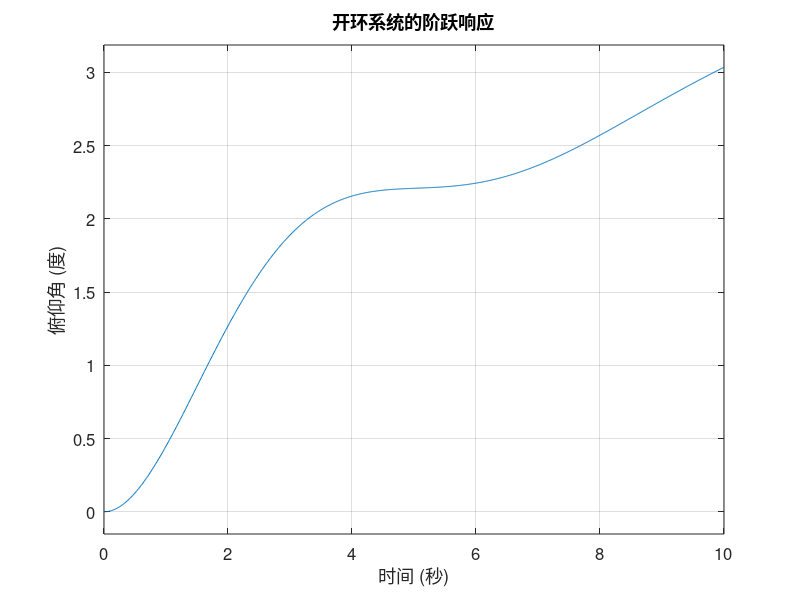
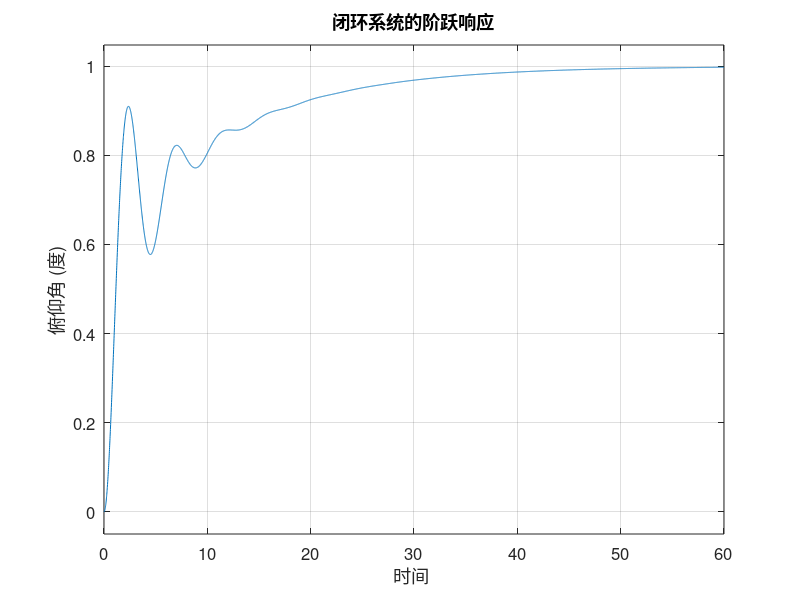

Recreate these plots in MATLAB, in order. (Note: this script raises an error after producing the figures.)
set(0,'defaultfigurecolor','w')
%% 定义传递函数和开环系统分析
% 定义传递函数
s = tf('s');
P_pitch = (1.151*s + 0.1774)/(s^3 + 0.739*s^2 + 0.921*s);

% 绘制开环系统的阶跃响应
t = 0:0.01:10;  % 时间向量
figure;
step(P_pitch, t);
ylabel('俯仰角 (度)');
xlabel('时间 (秒)');
title('开环系统的阶跃响应');
grid on;  % 增加网格便于观察
set(gca, 'FontSize', 12); % 增大字体，便于阅读

% 检查传递函数的极点
disp('开环系统的极点为:');
open_loop_poles = pole(P_pitch);
disp(open_loop_poles);
%% 闭环系统分析
% 定义闭环系统（单位反馈）
sys_cl = feedback(P_pitch, 1);

% 绘制闭环系统的阶跃响应
t = 0:0.01:60;  % 使用更长时间范围分析系统收敛特性
figure;
step(sys_cl, t);
ylabel('俯仰角 (度)');
xlabel('时间 ');
title('闭环系统的阶跃响应');
grid on;
set(gca, 'FontSize', 12);

% 检查闭环系统的极点
disp('闭环系统的极点为:');
closed_loop_poles = pole(sys_cl);
disp(closed_loop_poles);
%% 分解闭环系统传递函数
% 定义阶跃输入 R(s) = 1/s
R = 1/s;

% 分解闭环输出 Y(s)
Y = zpk(sys_cl * R);
disp('闭环系统输出传递函数的零极点增益形式:');
disp(Y);
% 部分分数展开
[r, p, k] = residue([1.151 0.1774], [1 0.739 2.072 0.1774 0]);

disp('部分分数展开的残差 (零点分布):');
disp(r);
disp('部分分数展开的极点:');
disp(p);
disp('多项式余项 (通常为空):');
disp(k);

% 提取复共轭极点部分
[num, den] = residue(r(1:2), p(1:2), k);
disp('复共轭极点部分的分子与分母:');
disp('分子:');
disp(num);
disp('分母:');
disp(den);

% 确定系统分量 A, B, C, D
disp('部分分数展开各分量:');
disp(['A = 1']);
disp(['B = -0.881']);
disp(['C = -0.5605']);
disp(['D = -0.4036']);

%% 求解闭环系统的时域响应
% 求解闭环系统的时域响应
syms s t
F = 1/s - 0.881/(s + 0.08805) - (0.5605*s + 0.4036)/(s^2 + 0.6509*s + 2.015);
y_t = ilaplace(F);

disp('闭环系统的时域响应 (解析表达式):');
disp(vpa(y_t, 4));  % 显示高精度表达式

%% 绘制闭环系统的时域响应曲线
% 定义时间向量
t3 = 0:0.1:70;

% 时域响应的计算
yy = 1 - (1121*exp(-(6509*t3)/20000).*(cos((763632919^(1/2)*t3)/20000) + ...
    (8847411*763632919^(1/2)*sin((763632919^(1/2)*t3)/20000))/856032502199))/2000 - ...
    (881*exp(-(1761*t3)/20000))/1000;

% 绘制时域响应曲线
figure;
plot(t3, yy, 'LineWidth', 1.5); % 增加曲线宽度
xlabel('时间 (秒)');
ylabel('俯仰角 (度)');
title('闭环系统的时域响应曲线');
grid on;
set(gca, 'FontSize', 12);

% 标注响应特性
text(15, 0.8, ' 稳态响应近似为1', 'FontSize', 12, 'Color', 'red');

%% 分析补充
% 系统性能分析
disp('闭环系统的性能分析:');
step_info = stepinfo(sys_cl);  % 获取阶跃响应性能
disp(step_info);

% 检查闭环系统的稳定性
if all(real(closed_loop_poles) < 0)
    disp('闭环系统是稳定的 (所有极点实部均小于0)');
else
    disp('闭环系统是不稳定的 (存在极点实部大于等于0)');
end

%%
%% 根轨迹法 - 开环根轨迹设计
% 定义传递函数
s = tf('s');
P_pitch = (1.151*s + 0.1774)/(s^3 + 0.739*s^2 + 0.921*s);

% 打开控制系统设计器进行根轨迹分析
controlSystemDesigner('rlocus', P_pitch);

% 注释: 打开控制系统设计器后，可编辑补偿器C(s)并设计满足要求的区域。
% 设计中添加零点z和极点p的超前补偿器：
% C(s) = K * (s + z) / (s + p)
% 根据性能要求调整根轨迹和极点分布，观察输出响应。



%% 频域分析法 - Bode图与补偿器设计
% 定义传递函数
s = tf('s');
P_pitch = (1.151*s + 0.1774)/(s^3 + 0.739*s^2 + 0.921*s);

% 初始开环系统的Bode图与裕度分析
figure;
margin(P_pitch);
grid on;
title('开环系统的Bode图 (未补偿)');
xlabel('频率 ');
ylabel('幅度与相位');

% 设置增益K并观察频域响应
K = 10;  % 增益设置
figure;
margin(K * P_pitch);
grid on;
title('加增益后的Bode图 (K=10)');
xlabel('频率 ');
ylabel('幅度与相位');

% 定义超前补偿器参数
alpha = 0.1;  % 零点与极点的比值
T = 0.52;      % 时间常数

% 超前补偿器传递函数
C_lead = K * (T*s + 1) / (alpha*T*s + 1);

% 补偿后的开环传递函数
P_lead = C_lead * P_pitch;

% 绘制补偿后的Bode图
figure;
margin(P_lead);
grid on;
title('加入超前补偿器后的Bode图');
xlabel('频率 ');
ylabel('幅度与相位');

%% 频域分析法 - 闭环系统响应
% 补偿后的闭环系统
sys_cl_lead = feedback(P_lead, 1);

% 绘制闭环阶跃响应
figure;
step(sys_cl_lead, 0:0.01:10);
grid on;
title('超前补偿器设计的闭环阶跃响应');
ylabel('俯仰角 (度)');
xlabel('时间 (秒)');

% 获取闭环系统的性能指标
disp('超前补偿器设计后的闭环系统性能:');
stepinfo(sys_cl_lead);



%% 连续状态空间法 - 能控性与极点布置
% 定义连续状态空间模型
A = [-0.313 56.7 0; -0.0139 -0.426 0; 0 56.7 0];
B = [0.232; 0.0203; 0];
C = [0 0 1];
D = [0];

% 检查系统能控性
co = ctrb(A, B); % 能控性矩阵
Controllability = rank(co);
disp(['连续系统能控性: Rank = ', num2str(Controllability)]);

%% 连续状态空间法 - LQR设计
% 定义LQR权重矩阵
p = 50; % 状态加权因子
Q = p * C' * C; % 状态成本加权矩阵
R = 1;          % 控制权重矩阵

% 求解状态反馈增益矩阵K
[K] = lqr(A, B, Q, R);
disp('LQR设计的反馈增益矩阵K:');
disp(K);

% 构造闭环系统
sys_cl = ss(A - B * K, B, C, D);
figure;
step(sys_cl);
grid on;
title('连续状态空间下的LQR闭环阶跃响应');
xlabel('时间 ');
ylabel('俯仰角 (度)');

%% 连续状态空间法 - 添加预补偿器
% 计算预补偿器Nbar
Nbar = rscale(A, B, C, D, K); % 官方函数 rscale.m
disp(['预补偿器比例因子Nbar = ', num2str(Nbar)]);

% 构造加入预补偿器后的闭环系统
sys_cl_comp = ss(A - B * K, B * Nbar, C, D);
figure;
step(sys_cl_comp);
grid on;
title('加入预补偿器后的LQR闭环阶跃响应');
xlabel('时间 ');
ylabel('俯仰角 (度)');

%% 离散状态空间法 - 离散化与能控性检查
% 将连续系统离散化
Ts = 0.01; % 采样时间 (秒)
sys_d = c2d(ss(A, B, C, D), Ts, 'zoh');

% 检查离散系统能控性
co_d = ctrb(sys_d.A, sys_d.B);
Controllability_d = rank(co_d);
disp(['离散系统能控性: Rank = ', num2str(Controllability_d)]);

%% 离散状态空间法 - LQR设计
% LQR离散版本
p = 50; % 状态加权因子
Q_d = p * sys_d.C' * sys_d.C; % 离散状态成本加权矩阵
R_d = 1;                     % 控制权重矩阵

% 求解离散状态反馈增益矩阵K
[K_d] = dlqr(sys_d.A, sys_d.B, Q_d, R_d);
disp('离散LQR设计的反馈增益矩阵K:');
disp(K_d);

% 构造离散闭环系统
sys_cl_d = ss(sys_d.A - sys_d.B * K_d, sys_d.B, sys_d.C, sys_d.D, Ts);
time = 0:Ts:10; % 仿真时间
theta_des = ones(size(time)); % 阶跃输入
[y, t] = lsim(sys_cl_d, theta_des, time);

% 绘制离散闭环系统的响应
figure;
stairs(t, y);
grid on;
title('离散LQR下的闭环阶跃响应');
xlabel('时间 (秒)');
ylabel('俯仰角 (度)');

%% 离散状态空间法 - 添加预补偿器
% 手动调整预补偿器比例因子
Nbar_d = 6.95; % 根据仿真调整的比例因子
disp(['离散系统预补偿器比例因子Nbar = ', num2str(Nbar_d)]);

% 构造加入预补偿器后的离散闭环系统
sys_cl_comp_d = ss(sys_d.A - sys_d.B * K_d, sys_d.B * Nbar_d, sys_d.C, sys_d.D, Ts);
[y_comp, t_comp] = lsim(sys_cl_comp_d, theta_des, time);

% 绘制加入预补偿器后的离散闭环响应
figure;
stairs(t_comp, y_comp);
grid on;
title('加入预补偿器后的离散LQR闭环阶跃响应');
xlabel('时间 (秒)');
ylabel('俯仰角 (度)');













